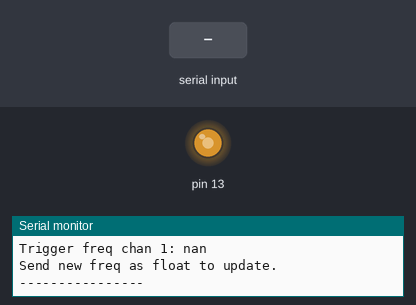
Recording of a sketch running on a simulated Arduino Uno, built with avr-gcc and run on an emulated ATmega328P. On the bench: output pins drawn as LEDs (lit = HIGH), the last lines printed to the serial monitor. The inputs (shaded band) are chosen by the test bench. EEPROM starts erased; pins used as bus, display or sensor lines are not drawn.

Above: at 1.2 s.
1.3 s: "1,90,45\n" received over Serial
At 2.1 s:
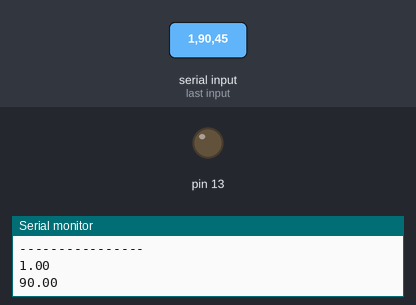
Timing chart, 0 to 10.3 s (numbered marks = the images above; inputs shaded):
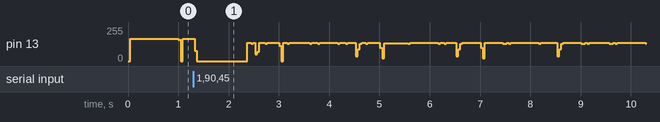

The sketch:

CameraTrigger_Multi_Channel.ino
```cpp
/*
  Hardware trigger code for PointGrey Blackfly cameras.
*/

#include <EEPROM.h>

int channel_0 = 10;                 // Digital pin value for chan 0.
int channel_1 = 11;                 // Digital pin value for chan 1.

int address_0 = 1;                  // EEPROM address chan 0.
int address_1 = 5;                  // EEPROM address chan 1.
float trig_freq_0;                  // Trigger frequency chan 0. (Hz)
float trig_freq_1;                  // Trigger frequency chan 1. (Hz)
int cycle_chan_0;                   // Cycle length in milliseconds chan 0.
int cycle_chan_1;                   // Cycle length in milliseconds chan 1.
unsigned long start_time = 0;       // Start loop time in milliseconds.
unsigned long end_time = 0;         // End loop time in milliseconds.
int loop_time;                      // Elapsed time in loop.

void setup() {
  pinMode(channel_0, OUTPUT);       // Initialize pin 10 as a trigger output.
  pinMode(channel_1, OUTPUT);       // Same for pin 11.
  pinMode(LED_BUILTIN, OUTPUT);     // Same for LED_BUILTIN (pin 13) for visual feedback.

  Serial.begin(9600);               // Setup serial line to change freq.

  EEPROM.get(address_0, trig_freq_0);
  EEPROM.get(address_1, trig_freq_1);

  // Set cycle_millis as fraction of sec.
  cycle_chan_0 = int(1000 / trig_freq_0);
  cycle_chan_1 = int(1000 / trig_freq_1);

}

void loop() {
  start_time = millis();

    cycle_chan_0 = cycle_chan_0 - loop_time;
    if(cycle_chan_0 <= 0){
      Trigger(channel_0);
      cycle_chan_0 = int(1000 / trig_freq_0);
      // Serial.println(millis());
    }

    cycle_chan_1 = cycle_chan_1 - loop_time;
    if(cycle_chan_1 <= 0){
      Trigger(channel_1);
      cycle_chan_1 = int(1000 / trig_freq_1);
    }

    OutputSerial(trig_freq_0, trig_freq_1);
    UpdateFreq();
  delay(1);
  end_time = millis();
  loop_time = end_time - start_time;


}

void OutputSerial(float freq_0, float freq_1){
  // Only update serial output every half-sec at most.
    if(millis() % 500 == 0){
      Serial.print("Trigger freq chan 0: ");
      Serial.println(freq_0);
      Serial.print("Trigger freq chan 1: ");
      Serial.println(freq_1);
      Serial.println("Send new freq as float to update.");
      Serial.println("----------------");
    }
}

void UpdateFreq(){
    // Check if serial input is waiting in buffer.
    // If so, parse the first float value and set it
    // as the new trigger freq.
    float freq;
    float chan;

    if(Serial.available() > 0){
      chan = Serial.parseFloat();
      freq = Serial.parseFloat();
      Serial.println(chan);
      Serial.println(freq);
      if(chan == 0){
        EEPROM.put(address_0, freq);
      }
      if(chan == 1){
        EEPROM.put(address_1, freq);
      }
      EEPROM.get(address_0, trig_freq_0);
      EEPROM.get(address_1, trig_freq_1);
    }
}

void Trigger(int channel){
  digitalWrite(channel, HIGH);
  digitalWrite(LED_BUILTIN, HIGH);
  delay(1);
  digitalWrite(channel, LOW);
  digitalWrite(LED_BUILTIN, LOW);
}
```
